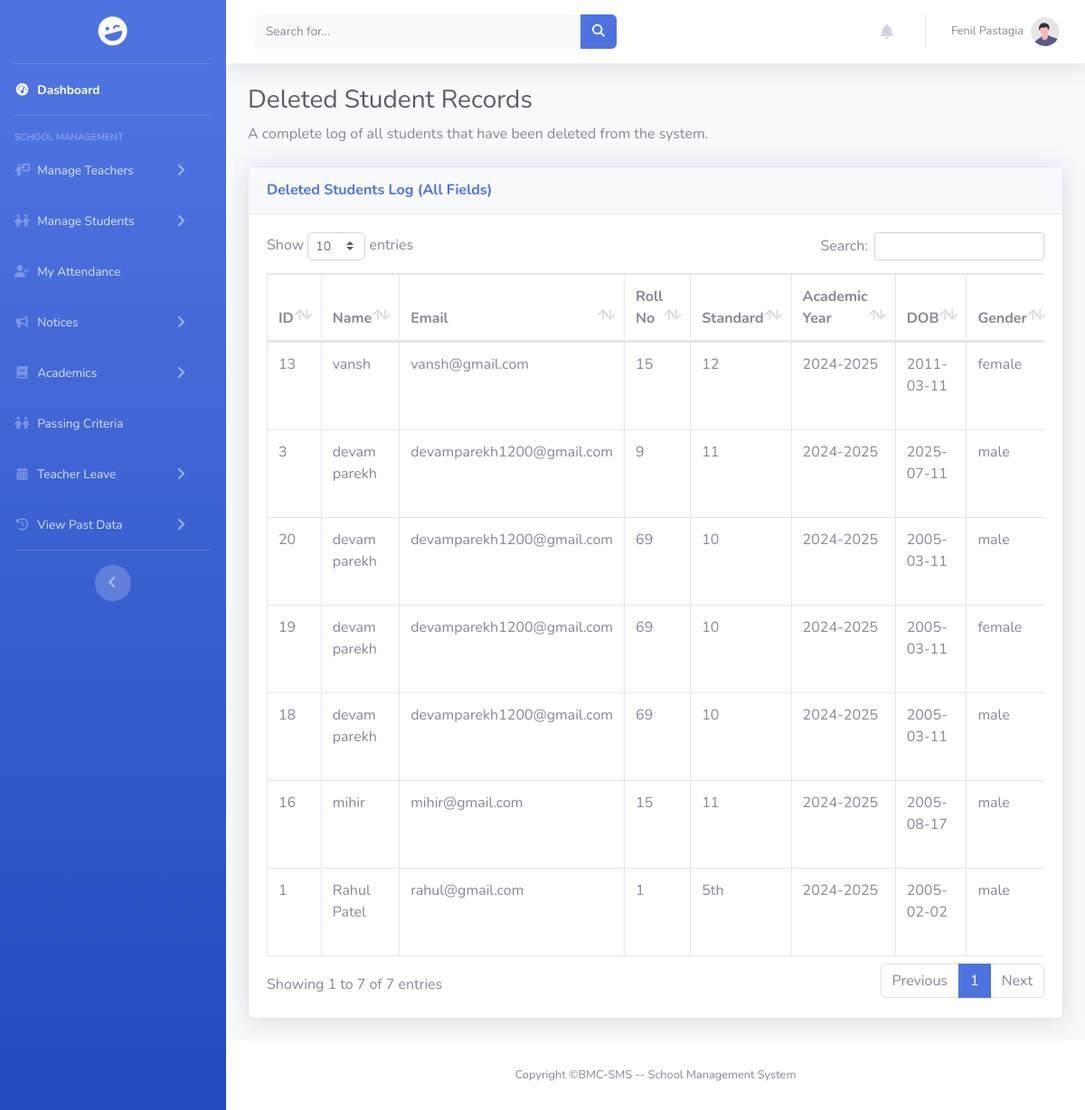
The app's page /pages/past_record/past_student.php (signed in) with its own data.
### tables this page shows
CREATE TABLE `deleted_students` (
  `id` int(11) NOT NULL,
  `student_name` varchar(100) DEFAULT NULL,
  `email` varchar(100) DEFAULT NULL,
  `rollno` varchar(20) DEFAULT NULL,
  `std` varchar(10) DEFAULT NULL,
  `academic_year` varchar(10) DEFAULT NULL,
  `dob` date DEFAULT NULL,
  `gender` enum('male','female','other') DEFAULT NULL,
  `blood_group` enum('A+','A-','B+','B-','AB+','AB-','O+','O-') DEFAULT NULL,
  `address` text DEFAULT NULL,
  `father_name` varchar(100) DEFAULT NULL,
  `father_phone` varchar(15) DEFAULT NULL,
  `mother_name` varchar(100) DEFAULT NULL,
  `mother_phone` varchar(15) DEFAULT NULL,
  `school_id` int(11) DEFAULT NULL,
  `reason_for_leaving` text DEFAULT NULL,
  `deleted_by_role` varchar(50) DEFAULT NULL,
  `deleted_at` timestamp NOT NULL DEFAULT current_timestamp()
);

### pages/past_record/past_student.php (the view, shortened to what this page needs)
<?php
include_once "../../includes/connect.php";
$query = "SELECT ds.*, s.school_name
          FROM deleted_students ds
          LEFT JOIN school s ON ds.school_id = s.id
          ORDER BY ds.deleted_at DESC";
$result = mysqli_query($conn, $query);
?>
<!DOCTYPE html>
<html lang="en">
<head>
    <link href="../../assets/vendor/fontawesome-free/css/all.min.css" rel="stylesheet" type="text/css">
    <link href="../../assets/css/sb-admin-2.min.css" rel="stylesheet">
    <link rel="stylesheet" href="https://cdnjs.cloudflare.com/ajax/libs/font-awesome/6.5.2/css/all.min.css" />
    <link href="../../assets/vendor/datatables/dataTables.bootstrap4.min.css" rel="stylesheet">
    <link rel="stylesheet" href="../../assets/css/sidebar.css">
    <link rel="stylesheet" href="../../assets/css/scrollbar_hidden.css">
</head>
<body id="page-top">
    <div id="wrapper">
        <?php include_once '../../includes/sidebar.php'; ?>
        <div id="content-wrapper" class="d-flex flex-column">
            <div id="content">
                <?php include_once '../../includes/header.php'; ?>
                <div class="container-fluid">
                    <h1 class="h3 mb-2 text-gray-800">Deleted Student Records</h1>
                    <p class="mb-4">A complete log of all students that have been deleted from the system.</p>
                    <div class="card shadow mb-4">
                        <div class="card-header py-3">
                            <h6 class="m-0 font-weight-bold text-primary">Deleted Students Log (All Fields)</h6>
                        </div>
                        <div class="card-body">
                            <div class="table-responsive">
                                <table class="table table-bordered" id="pastStudentTable" width="100%" cellspacing="0">
                                    <thead>
                                        <tr>
                                            <th>ID</th>
                                            <th>Name</th>
                                            <th>Email</th>
                                            <th>Roll No</th>
                                            <th>Standard</th>
                                            <th>Academic Year</th>
                                            <th>DOB</th>
                                            <th>Gender</th>
                                        </tr>
                                    </thead>
                                    <tbody>
                                        <?php
                                        if ($result && mysqli_num_rows($result) > 0) {
                                            while ($row = mysqli_fetch_assoc($result)) {
                                                echo "<tr>";
                                                echo "<td>" . htmlspecialchars($row['id']) . "</td>";
                                                echo "<td>" . htmlspecialchars($row['student_name'] ?? 'N/A') . "</td>";
                                                echo "<td>" . htmlspecialchars($row['email'] ?? 'N/A') . "</td>";
                                                echo "<td>" . htmlspecialchars($row['rollno'] ?? 'N/A') . "</td>";
                                                echo "<td>" . htmlspecialchars($row['std'] ?? 'N/A') . "</td>";
                                                echo "<td>" . htmlspecialchars($row['academic_year'] ?? 'N/A') . "</td>";
                                                echo "<td>" . htmlspecialchars($row['dob'] ?? 'N/A') . "</td>";
                                                echo "<td>" . htmlspecialchars($row['gender'] ?? 'N/A') . "</td>";
                                                echo "</tr>";
                                            }
                                        } else {
                                            echo "<tr><td colspan='16' class='text-center'>No deleted students found</td></tr>";
                                        }
                                        ?>
                                    </tbody>
                                </table>
                            </div>
                        </div>
                    </div>
                </div>
            </div>
            <?php include '../../includes/footer.php'; ?>
        </div>
    </div>
</body>
</html>

### assets/css/sidebar.css (style rules this page uses)
html, body { height: 100%; overflow: hidden !important; }
#wrapper { height: 100vh; }
#content-wrapper { overflow-y: auto; }

### assets/css/scrollbar_hidden.css (style rules this page uses)
body { -ms-overflow-style: none; scrollbar-width: none; }

### records on screen
deleted_students: id "3", student_name "devam parekh", email "devamparekh1200@gmail.com", rollno "9", std "11", academic_year "2024-2025", dob "2025-07-11", gender "male"
deleted_students: id "20", student_name "devam parekh", email "devamparekh1200@gmail.com", rollno "69", std "10", academic_year "2024-2025", dob "2005-03-11", gender "male"
deleted_students: id "19", student_name "devam parekh", email "devamparekh1200@gmail.com", rollno "69", std "10", academic_year "2024-2025", dob "2005-03-11", gender "female"
deleted_students: id "18", student_name "devam parekh", email "devamparekh1200@gmail.com", rollno "69", std "10", academic_year "2024-2025", dob "2005-03-11", gender "male"
deleted_students: id "16", student_name "mihir", email "mihir@gmail.com", rollno "15", std "11", academic_year "2024-2025", dob "2005-08-17", gender "male"
deleted_students: id "13", student_name "vansh", email "vansh@gmail.com", rollno "15", std "12", academic_year "2024-2025", dob "2011-03-11", gender "female"
deleted_students: id "1", student_name "Rahul Patel", email "rahul@gmail.com", rollno "1", std "5th", academic_year "2024-2025", dob "2005-02-02", gender "male"

### other values on screen
$userName "Fenil Pastagia"
